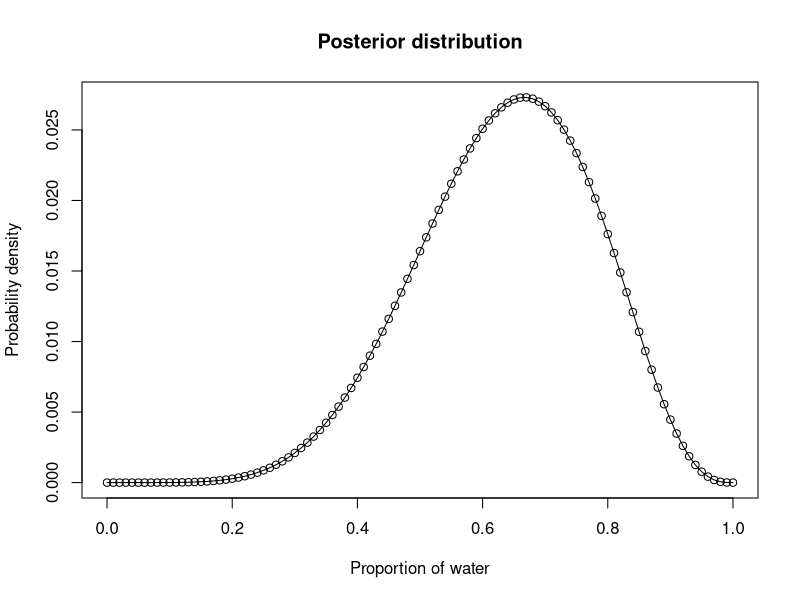
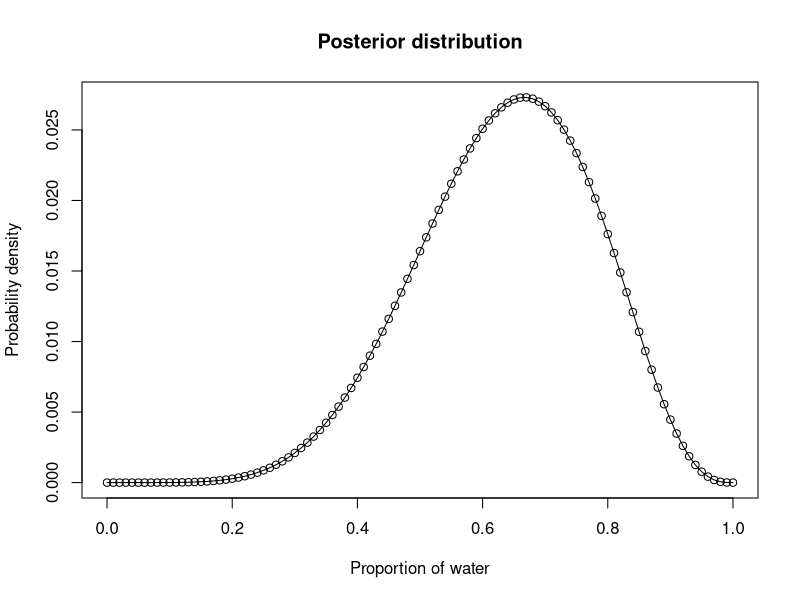
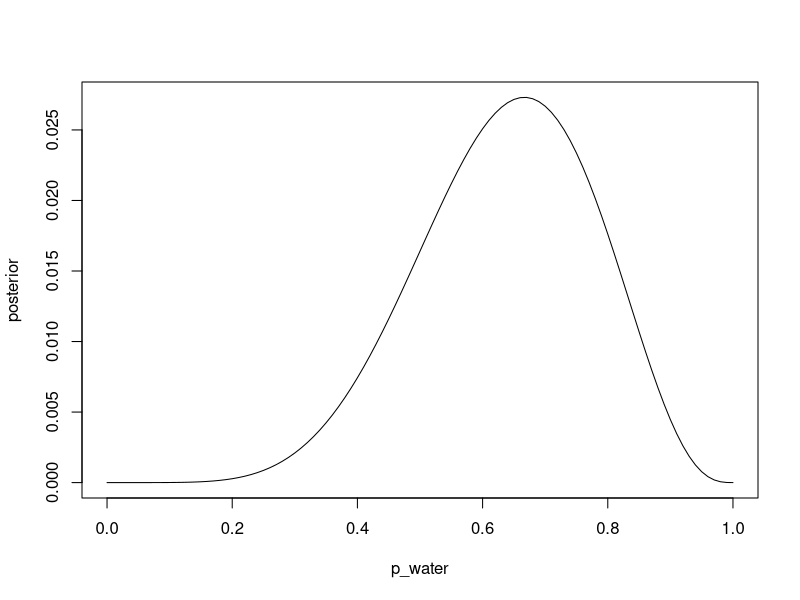
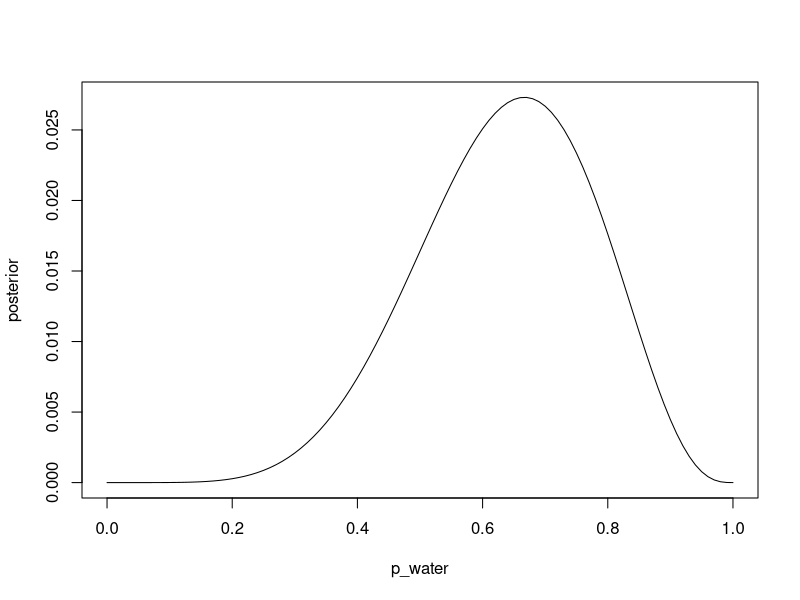

These figures' R source, in order:
#' ---
#' title: "Grid approximation of posterior distribution"
#' author: Brett Melbourne
#' date: 03 Oct 2022
#' output:
#'     github_document
#' ---
#' 
#' Example from McElreath 2016 p 40
#' 

#' Algorithm
#' 
#' ```
#' load data
#' define grid of parameter values
#' for each parameter value, compute numerator
#'    compute prior probability
#'    compute likelihood
#'    numerator = prior x likelihood
#' denominator = sum of numerators
#' for each parameter value, compute posterior
#'    posterior probability = numerator / denominator
#' plot posterior probability vs parameter values
#' ```


#' Translated to R as a structured program

# load data (6 water hits out of 9 tosses)
water <- data.frame(hits=6, ntosses=9)

# define grid of parameter values (proportion of water)
resolution <- 0.01
p_water <- seq(from=0, to=1, by=resolution)
n <- length(p_water)

# for each parameter value, compute numerator
numerator <- rep(NA, n)
for ( i in 1:n ) {
    prior <- dunif(p_water[i])
    likelihood <- dbinom(water$hits, size=water$ntosses, prob=p_water[i])
    numerator[i] <- prior * likelihood
}

denominator <- sum(numerator)

# for each parameter value, compute posterior
posterior <- rep(NA, n)
for ( i in 1:n ) {
    posterior[i] <- numerator[i] / denominator
}

# plot posterior probability vs parameter values
plot(p_water, posterior, xlab="Proportion of water", 
     ylab="Probability density", main="Posterior distribution")
lines(p_water, posterior)


#' Translated to R as vectorized code

# load data (6 water hits out of 9 tosses)
water <- data.frame(hits=6, ntosses=9)

# define grid of parameter values (proportion water)
resolution <- 0.01
p_water <- seq(from=0, to=1, by=resolution)

# compute prior at each parameter value
prior <- dunif(p_water)

# compute likelihood at each parameter value
likelihood <- dbinom(water$hits, size=water$ntosses, prob=p_water)

# compute numerator at each parameter value
numerator <- likelihood * prior

# denominator = sum of numerators
denominator <- sum(numerator)

# compute posterior at each parameter value
posterior <- numerator / denominator

# plot posterior probability vs parameter values
plot(p_water, posterior, xlab="Proportion of water", 
     ylab="Probability density", main="Posterior distribution")
lines(p_water, posterior)


#' A minimalist vectorized version

water <- data.frame(hits=6, ntosses=9)
p_water <- seq(0, 1, by=0.01)
prior <- dunif(p_water)
likelihood <- dbinom(water$hits, water$ntosses, p_water)
posterior <- prior * likelihood / sum(prior * likelihood)
plot(p_water, posterior, type="l") 


#' Data recording individual events is equivalent with some minor modifications

water <- data.frame(hits=c(1,0,1,1,1,0,1,0,1))
p_water <- seq(0, 1, by=0.01)
n <- length(p_water)
prior <- dunif(p_water)
likelihood <- rep(NA, n)
for ( i in 1:n ) {
    likelihood[i] <- exp(sum(dbinom(water$hits, size=1, p_water[i], log=TRUE)))
}
posterior <- prior * likelihood / sum(prior * likelihood)
plot(p_water, posterior, type="l") 


